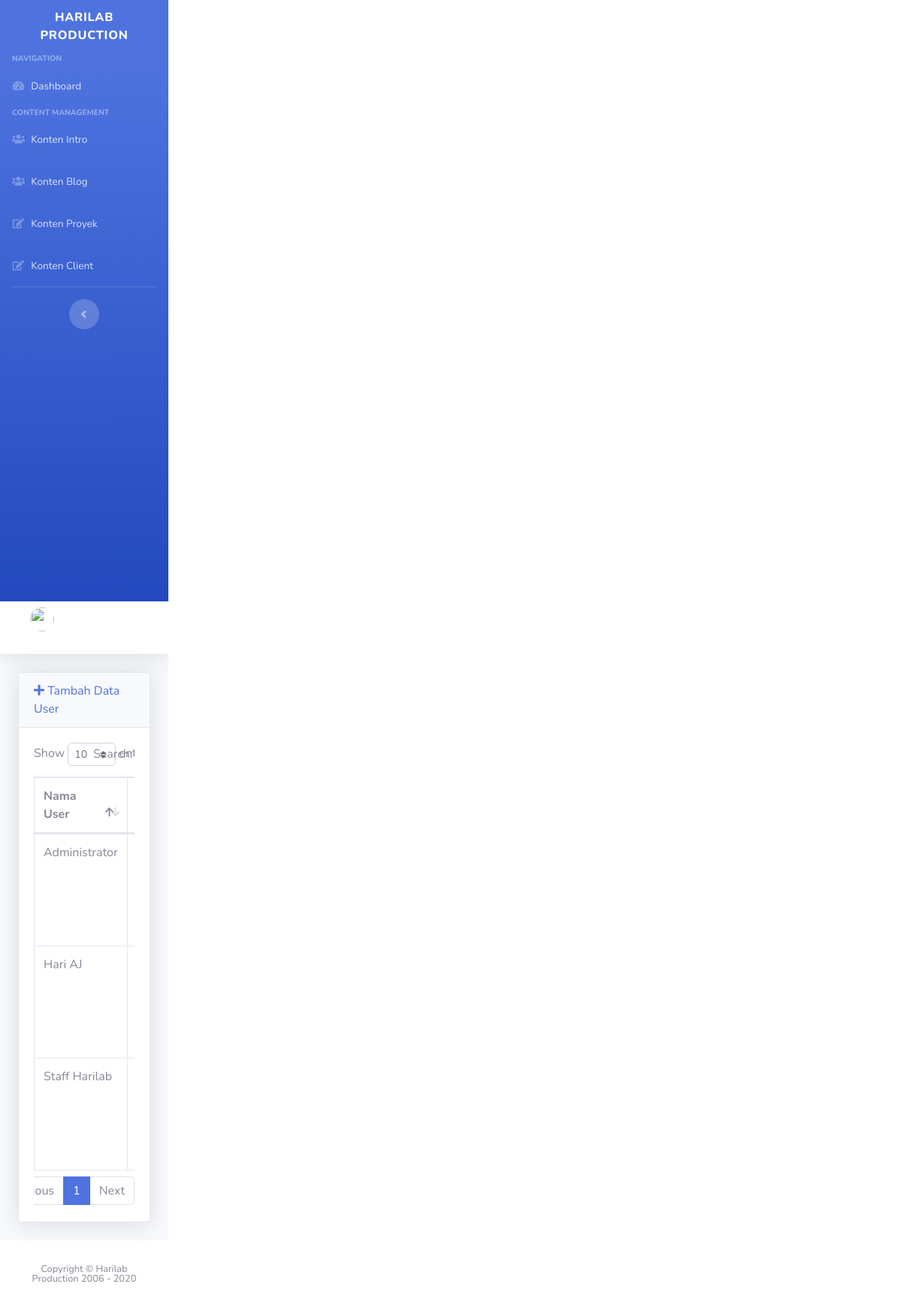
Page /index.php/admin/users on the committed database.
### tables this page shows
CREATE TABLE `tb_users` (
  `id_user` int(150) NOT NULL,
  `nama_user` varchar(150) NOT NULL,
  `username` varchar(150) NOT NULL,
  `password` varchar(150) NOT NULL,
  `level` enum('SuperAdmin','Admin','Staff') NOT NULL,
  `image` varchar(255) NOT NULL DEFAULT 'default.jpg'
);

### application/controllers/admin/Users.php (called while the page is built, shortened)
<?php
class Users extends CI_Controller
{
    public function __construct()
    {
        $this->load->model("admin/user_model");
        $this->load->library('form_validation');
    }
    public function index()
    {
        $data["user"] = $this->user_model->getAll();
        $this->load->view("admin/list_user", $data);
    }
}

### index.php (called while the page is built, shortened)
<?php
require_once BASEPATH.'core/CodeIgniter.php';

### application/models/admin/User_model.php (called while the page is built, shortened)
<?php defined('BASEPATH') or exit('No direct script access allowed');
class User_model extends CI_Model
{
    private $_table = "tb_users";
    public function getAll()
    {
        return $this->db->get($this->_table)->result();
    }
}

### application/views/admin/list_user.php (the view, shortened to what this page needs)
<!DOCTYPE html>
<html lang="en">
<head>
    <link href="<?= base_url() ?>assets-backend/vendor/fontawesome-free/css/all.min.css" rel="stylesheet" type="text/css">
    <link href="<?= base_url() ?>assets-backend/css/sb-admin-2.min.css" rel="stylesheet">
    <link href="<?= base_url() ?>assets-backend/vendor/datatables/dataTables.bootstrap4.min.css" rel="stylesheet">
</head>
<body id="page-top">
    <div id="wrapper">
        <ul class="navbar-nav bg-gradient-primary sidebar sidebar-dark accordion" id="accordionSidebar">
            <div id="content-wrapper" class="d-flex flex-column">
                <div id="content">
                    <div class="container-fluid">
                        <div class="card shadow mb-4">
                            <div class="card-header">
                                <a href="<?php echo site_url('admin/users/add') ?>"><i class="fas fa-plus"></i> Tambah Data User</a>
                            </div>
                            <div class="card-body">
                                <div class="table-responsive">
                                    <table class="table table-bordered" id="dataTable" width="100%" cellspacing="0">
                                        <thead>
                                            <tr>
                                                <th>Nama User</th>
                                                <th>Username</th>
                                            </tr>
                                        </thead>
                                        <tbody>
                                            <?php foreach ($user as $u) : ?>
                                                <tr>
                                                    <td width="250">
                                                        <?php echo $u->nama_user ?>
                                                    </td>
                                                    <td>
                                                    </td>
                                                </tr>
                                            <?php endforeach; ?>
                                        </tbody>
                                    </table>
                                </div>
                            </div>
                        </div>
                    </div>
                </div>
            </div>
    </div>
</body>
</html>

### rows in the picture
tb_users: nama_user "Administrator"
tb_users: nama_user "Hari AJ"
tb_users: nama_user "Staff Harilab"
